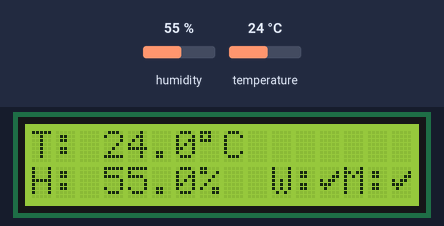
The sketch below on a simulated ESP8266 (NodeMCU). On the bench: 16×2 character LCD. The test bench sets the inputs (shaded band); at power-on: humidity 55 %, temperature 24 °C. WiFi joins after 1.5 s; servers stay silent unless stated; no MQTT or app messages arrive unless stated; what the sketch prints to the serial monitor is not drawn.

Above: at 2.8 s.
2.9 s: humidity set to 22 %
At 6.0 s:
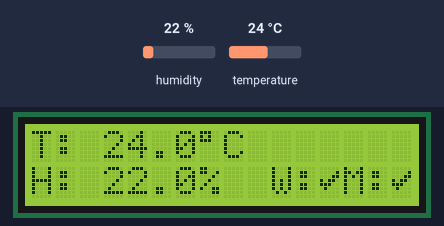
6.7 s: temperature set to 12 °C
At 8.7 s:
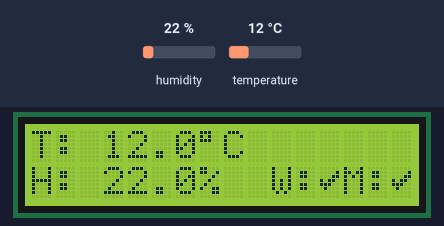
10.5 s: humidity set to 40 %
At 11.4 s:
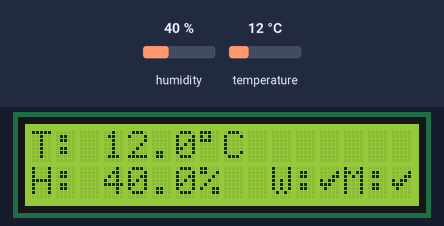
14.3 s: temperature set to 19 °C
At 18.0 s:
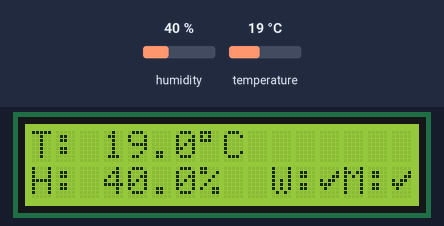
Timing chart, 0 to 19.1 s (numbered marks = the images above; inputs shaded):
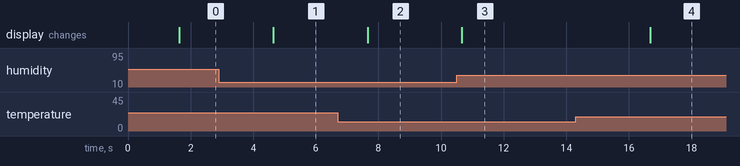

Measured:
- after the input at 2.9 s, the display: changes after 1.7 s (image 1)
- after the input at 6.7 s, the display: changes after 0.95 s (image 2)
- after the input at 10.5 s, the display: changes after 0.17 s (image 3)
- after the input at 14.3 s, the display: changes after 2.4 s (image 4)

The sketch:

DHT22_and_LCD.ino
```cpp
#include <ESP8266WiFi.h>
#include <PubSubClient.h>
#include <DHT.h>
#include <LiquidCrystal.h>

// -------------------------
// WIFI + MQTT SETTINGS
// -------------------------
const char* WIFI_SSID     = "SSID";
const char* WIFI_PASSWORD = "wifiPass";

const char* MQTT_SERVER   = "broker Ip/Domain";
const uint16_t MQTT_PORT     = 1883;
const char* MQTT_USER     = "USER";
const char* MQTT_PASS     = "PASS";

const char* TOPIC_TEMP = "home/room1/temperature";
const char* TOPIC_HUM  = "home/room1/humidity";

// -------------------------
// DHT22 CONFIG
// -------------------------
#define DHTPIN 10
#define DHTTYPE DHT22
DHT dht(DHTPIN, DHTTYPE);

// -------------------------
// LCD CONFIG
// -------------------------
LiquidCrystal lcd(D1, D2, D3, D4, D5, D6);

// -------------------------
// GLOBAL VARIABLES
// -------------------------
WiFiClient espClient;
PubSubClient client(espClient);

bool wifiOK = false;
bool mqttOK = false;

// Variables to track previous states
float lastTemp = -999.0;
float lastHum  = -999.0;
const float threshold = 0.10; // Minimum change required to trigger MQTT send

// -------------------------
// CUSTOM CHARACTERS (Tick & Cross)
// -------------------------
byte tickChar[8] = {
  B00000, B00001, B00011, B10110, B11100, B01000, B00000, B00000
};

byte crossChar[8] = {
  B00000, B10001, B01010, B00100, B01010, B10001, B00000, B00000
};

// -------------------------
// HELPER FUNCTIONS
// -------------------------
void setupWiFiSafe() {
  if (WiFi.status() == WL_CONNECTED) return;

  WiFi.begin(WIFI_SSID, WIFI_PASSWORD);
  unsigned long startAttempt = millis();

  while (WiFi.status() != WL_CONNECTED && millis() - startAttempt < 3000) {
    delay(100);
  }
  wifiOK = (WiFi.status() == WL_CONNECTED);
}

void setupMQTTSafe() {
  if (!wifiOK) {
    mqttOK = false;
    return;
  }
  client.setServer(MQTT_SERVER, MQTT_PORT);
  mqttOK = client.connect("ESP8266_Room_Inaaya", MQTT_USER, MQTT_PASS);
}

// -------------------------
// MAIN SETUP
// -------------------------
void setup() {
  Serial.begin(115200);
  lcd.begin(16, 2);

  lcd.createChar(0, tickChar);
  lcd.createChar(1, crossChar);

  dht.begin();

  setupWiFiSafe();
  setupMQTTSafe();
}

// -------------------------
// MAIN LOOP
// -------------------------
void loop() {
  // 1. Connection Maintenance
  if (WiFi.status() != WL_CONNECTED) {
    wifiOK = false;
    setupWiFiSafe();
  } else {
    wifiOK = true;
  }

  if (wifiOK) {
    if (!client.connected()) {
      setupMQTTSafe();
    } else {
      mqttOK = true;
    }
  } else {
    mqttOK = false;
  }

  client.loop();

  // 2. Read Sensor
  float temp = dht.readTemperature();
  float hum  = dht.readHumidity();

  // 3. Update LCD (Real-time display)
  lcd.clear();
  lcd.setCursor(0, 0);
  lcd.print("T: ");
  if (isnan(temp)) lcd.print("--"); else lcd.print(temp, 1);
  lcd.print((char)223);
  lcd.print("C");

  lcd.setCursor(0, 1);
  lcd.print("H: ");
  if (isnan(hum)) lcd.print("--"); else lcd.print(hum, 1);
  lcd.print("% ");

  // Status Icons
  lcd.setCursor(10, 1);
  lcd.print("W:"); lcd.write(wifiOK ? 0 : 1);
  lcd.setCursor(13, 1);
  lcd.print("M:"); lcd.write(mqttOK ? 0 : 1);

  // 4. Conditional MQTT Publishing
  if (wifiOK && mqttOK && !isnan(temp) && !isnan(hum)) {

    // Check if Temperature changed enough
    if (abs(temp - lastTemp) >= threshold) {
      char tStr[10];
      dtostrf(temp, 4, 2, tStr);
      if (client.publish(TOPIC_TEMP, tStr)) {
        lastTemp = temp;
        Serial.print("Temp Published: "); Serial.println(tStr);
      }
    }

    // Check if Humidity changed enough
    if (abs(hum - lastHum) >= threshold) {
      char hStr[10];
      dtostrf(hum, 4, 2, hStr);
      if (client.publish(TOPIC_HUM, hStr)) {
        lastHum = hum;
        Serial.print("Hum Published: "); Serial.println(hStr);
      }
    }
  }

  delay(3000); // 3-second cycle
}
```
